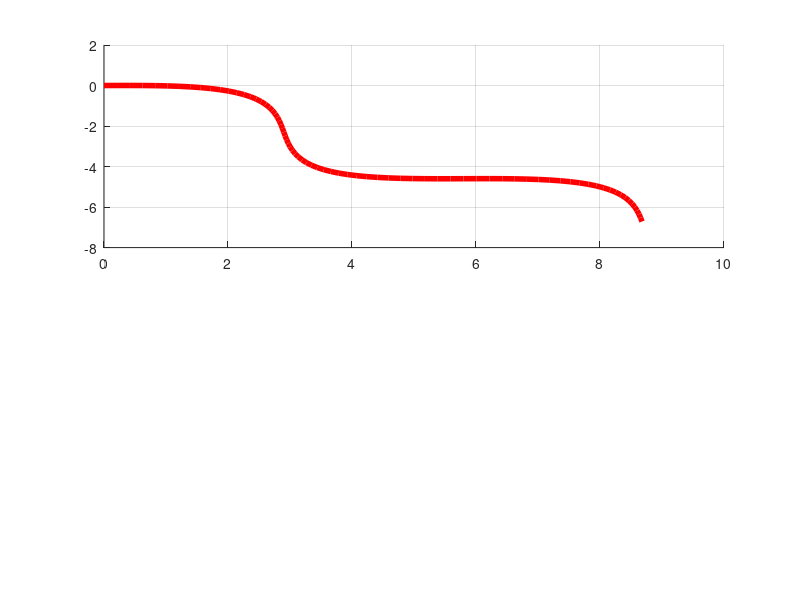
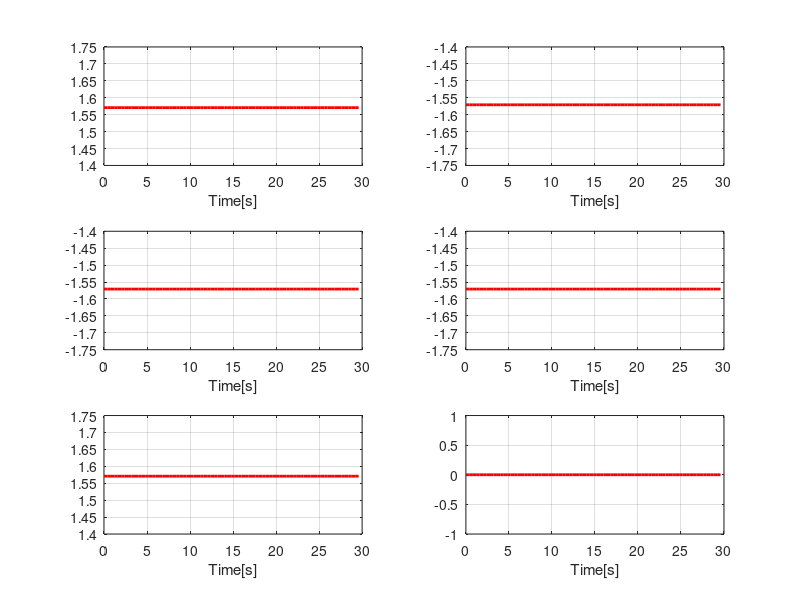
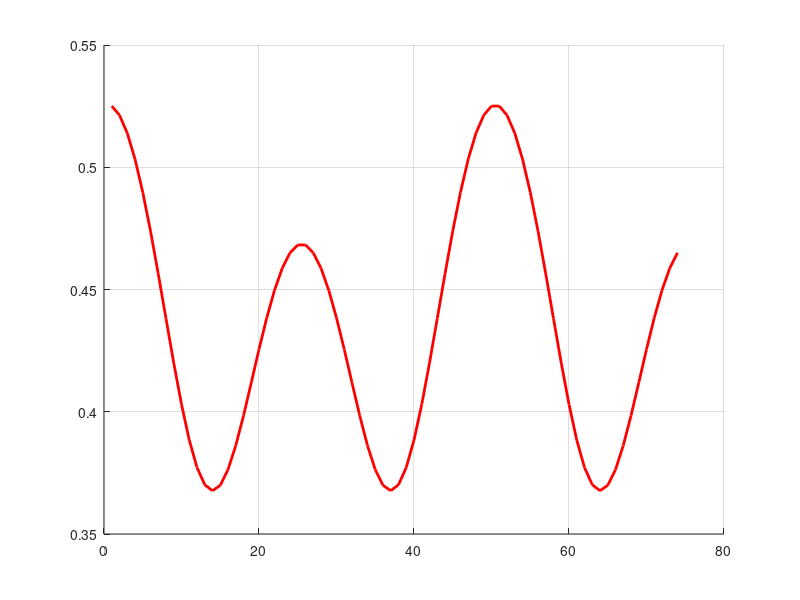

These charts were generated, in order, by the following MATLAB code: (Note: this script raises an error after producing the figures.)
clear all
close all
clc

%col=['b','g','r','c'];
col = [0 1 0;  0 0.67 0.33; 0.3010, 0.7450, 0.9330; 0 0 1];

Nvect=[10 15 20 25];

load('SIM_moveFast_N=10.mat')
figure(1)
set(gcf,'color','white')
subplot(2,1,1)
hold on
grid on
plot(xd(1,:),xd(2,:),'r','LineWidth',4)

figure(3)
set(gcf,'color','white')
hold on
grid on
plot((sqrt(diff(xd(1,:).').^2+diff(xd(2,:).').^2)/0.4).','r','LineWidth',2)

figure(2)
set(gcf,'color','white')
subplot(3,2,1)
plot(0:0.4:29.6, xd(4,:),'r','LineWidth',2)
xlabel('Time[s]')
hold on
grid on
subplot(3,2,2)
plot(0:0.4:29.6, xd(5,:),'r','LineWidth',2)
xlabel('Time[s]')
hold on
grid on
subplot(3,2,3)
plot(0:0.4:29.6, xd(6,:),'r','LineWidth',2)
xlabel('Time[s]')
hold on
grid on
subplot(3,2,4)
plot(0:0.4:29.6, xd(7,:),'r','LineWidth',2)
xlabel('Time[s]')
hold on
grid on
subplot(3,2,5)
plot(0:0.4:29.6, xd(8,:),'r','LineWidth',2)
xlabel('Time[s]')
hold on
grid on
subplot(3,2,6)
plot(0:0.4:29.6, xd(9,:),'r','LineWidth',2)
xlabel('Time[s]')
hold on
grid on
%%
for ii=1:length(Nvect)
    clearvars -EXCEPT Nvect ii col
    load(['SIM_moveFast_N=',num2str(Nvect(ii)),'.mat'])
    figure(1)
    subplot(2,1,1)
    hold on
    x_b=state_x(1,:);y_b=state_x(2,:);
    plot(x_b,y_b,'-.','Color',col(ii,:),'LineWidth',2)    
    xlabel('x[m]'); ylabel('y[m]');
    
    subplot(2,1,2)
    error = sqrt((state_x(1,:)-xd(1,:)).^2+(state_x(2,:)-xd(2,:)).^2);
    hold on; grid on;
    plot(0:0.4:29.6,error,'Color',col(ii,:),'LineWidth',1)
    xlabel('Time[s]')
    ylabel('Cartesian error: x_k-x_d_k')
  
    figure(3)
    plot((sqrt(diff(state_x(1,:).').^2+diff(state_x(2,:).').^2)/0.4).','-.','Color',col(ii,:),'LineWidth',2)
    
    figure(2)
    subplot(3,2,1)
    plot(0:0.4:29.6, state_x(4,:),'-.','Color',col(ii,:),'LineWidth',2)
    hold on
    grid on
    title('\theta_1')
    subplot(3,2,2)
    plot(0:0.4:29.6, state_x(5,:),'-.','Color',col(ii,:),'LineWidth',2)
    hold on
    grid on
    title('\theta_2')
    subplot(3,2,3)
    plot(0:0.4:29.6, state_x(6,:),'-.','Color',col(ii,:),'LineWidth',2)
    hold on
    grid on
    title('\theta_3')
    subplot(3,2,4)
    plot(0:0.4:29.6, state_x(7,:),'-.','Color',col(ii,:),'LineWidth',2)
    hold on
    grid on
    title('\theta_4')
    subplot(3,2,5)
    plot(0:0.4:29.6, state_x(8,:),'-.','Color',col(ii,:),'LineWidth',2)
    hold on
    grid on
    title('\theta_5')
    subplot(3,2,6)
    plot(0:0.4:29.6, state_x(9,:),'-.','Color',col(ii,:),'LineWidth',2)
    hold on
    title('\theta_6')
    grid on

   
    clearvars -EXCEPT xd Nvect ii col
end

figure(1)
subplot(211)
legend('REFERENCE','N=10','N=15','N=20','N=25','Location','best')
figure(2)
legend('REFERENCE','N=10','N=15','N=20','N=25','Location','best')
hold off



